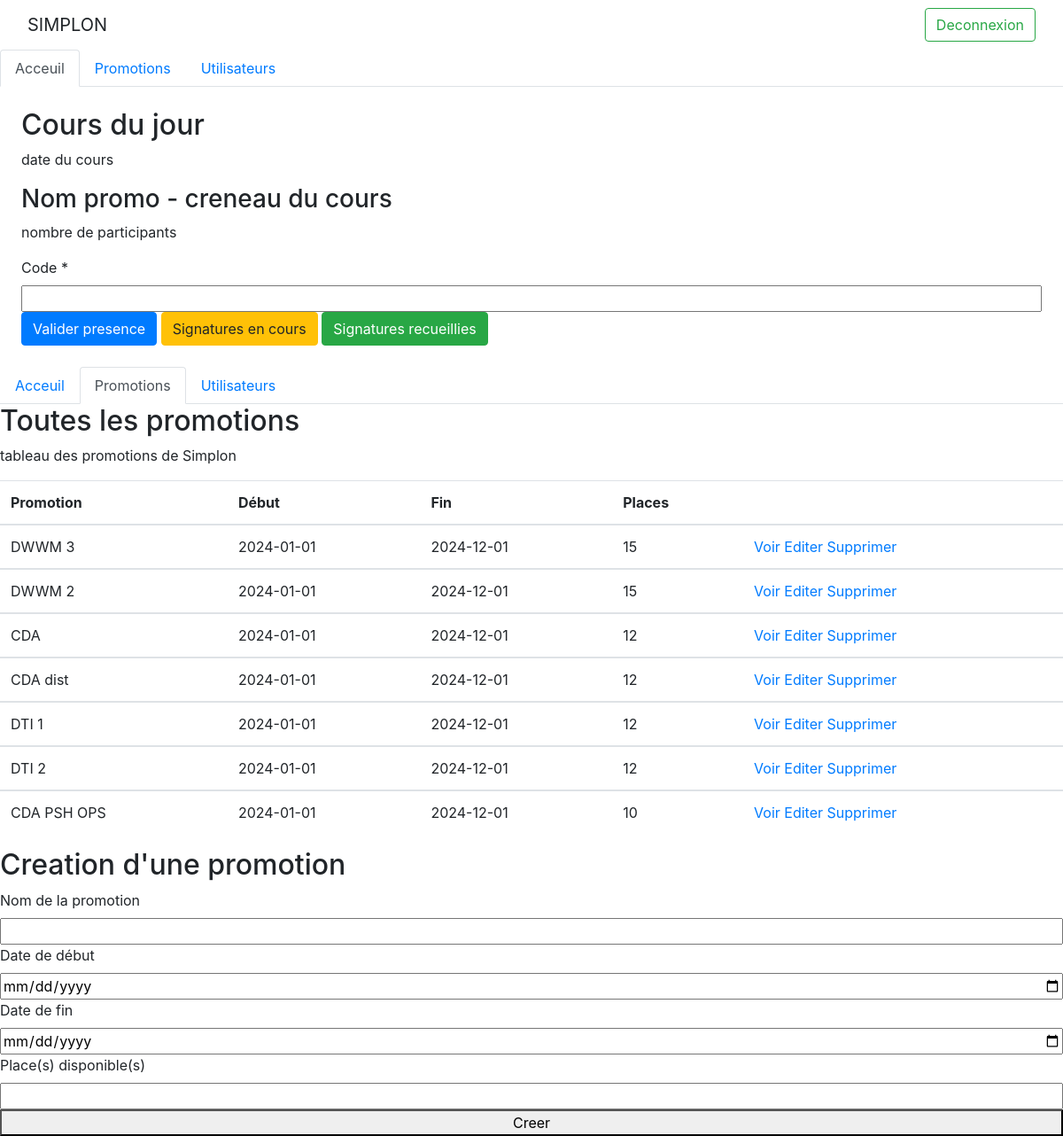
The page / on the database its author committed.
### tables this page shows
CREATE TABLE IF NOT EXISTS `aga_promo` (
  `id_promo` int NOT NULL AUTO_INCREMENT,
  `nom_promo` varchar(255) NOT NULL,
  `dateDebut_promo` date NOT NULL,
  `dateFin_promo` date NOT NULL,
  `nombre_promo` int NOT NULL,
  PRIMARY KEY (`id_promo`)
);

### src/autoload.php (called while the page is built, shortened)
<?php
function ChargerClasses($classe)
{
  try {
    if(str_contains($classe, "src")){
      $classe = str_replace('src', '', $classe);
      $classe = str_replace('\\', '/', $classe);
    }
    else {
      throw new Error("La classe $classe est introuvable.");
    }
  } catch (Error $e) {
    echo "Une erreur est survenue : " . $e->getMessage();
  }
}

### src/Controllers/HomeController.php (called while the page is built, shortened)
<?php
class HomeController
{
  public function dash(): void {
    $erreur = isset($_GET['erreur']) ? $_GET['erreur'] : '';
    $this->render('dashboard', ['erreur' => $erreur]);
  }
}

### src/Models/Database.php (called while the page is built, shortened)
<?php
final class Database
{
  private $DB;
  public function __construct()
  {
    $this->config = __DIR__ . '/../../config.php';
    try {
      $dsn = "mysql:host=" . DB_HOST . ";dbname=" . DB_NAME;
      $this->DB = new PDO($dsn, DB_USER, DB_PWD, array(PDO::ATTR_ERRMODE => PDO::ERRMODE_EXCEPTION));
    } catch (PDOException $error) {
      echo "Erreur de connexion à la Base de Données : " . $error->getMessage();
    }
  }
  public function getDB()
  {
    return $this->DB;
  }
}

### src/Repositories/CoursRepository.php (called while the page is built, shortened)
<?php
class CoursRepository
{
  public function __construct()
  {
    $database = new Database;
  }
}

### src/Repositories/PromoRepository.php (called while the page is built, shortened)
<?php
class PromoRepository
{
  private $DB;
  public function __construct()
  {
    $database = new Database;
    $this->DB = $database->getDB();
  }
  public function getAllPromos()
  {
    $PromoArray = [];
    $sql = "SELECT * FROM aga_promo";
    $stmt = $this->DB->query($sql);
    while ($row = $stmt->fetch(PDO::FETCH_ASSOC)) {
      $PromoArray[] = new Promo($row);
    }
    return $PromoArray;
  }
}

### src/Views/dashboard.php (called while the page is built)
<?php
include __DIR__ . "/Includes/header.php";
?>
<?php
include_once __DIR__ . '/accueil.php';
include __DIR__ . "/promotions.php";
include __DIR__ . "/Includes/footer.php";
?>

### src/Services/Reponse.php (called while the page is built, shortened)
<?php
trait Reponse
{
  public function render(string $view, array $data = ['section' => '', 'action' => ''])
  {
    include_once __DIR__ . '/../Views/' . $view . ".php";
  }
}

### src/init.php (called while the page is built, shortened)
<?php
require_once __DIR__ . '/autoload.php';
require_once __DIR__ . '/router.php';

### public/index.php (called while the page is built)
<?php
require __DIR__ . "/../src/init.php";

### src/Models/Promo.php (called while the page is built, shortened)
<?php
Class Promo{
  private $id_promo;
  private $nom_promo;
  private $dateDebut_promo;
  private $dateFin_promo;
  private $nombre_promo;
  public function getIdPromo()
  {
    return $this->id_promo;
  }
  public function getNomPromo()
  {
    return $this->nom_promo;
  }
  public function getDateDebutPromo()
  {
    return $this->dateDebut_promo;
  }
  public function getDateFinPromo()
  {
    return $this->dateFin_promo;
  }
  public function getNombrePromo()
  {
    return $this->nombre_promo;
  }
}

### src/Views/promotions.php (the view, shortened to what this page needs)
<?php
$promoRepo = new PromoRepository;
?>
<section class="promoSection">
  <div class="navTablist">
    <ul class="nav nav-tabs" id="myTab" role="tablist">
      <li class="nav-item">
        <a class="nav-link " id="acceuil-tab" data-toggle="tab" href="" role="tab" aria-selected="false">Acceuil</a>
      </li>
      <li class="nav-item">
        <a class="nav-link active" id="promo-tab" data-toggle="tab" href="" role="tab" aria-selected="true">Promotions</a>
      </li>
      <li class="nav-item">
        <a class="nav-link" id="utilisateurs-tab" data-toggle="tab" href="" role="tab" aria-selected="false">Utilisateurs</a>
      </li>
    </ul>
  </div>
  <div class="tab-content" id="myTabContent">
    <div class="tab-pane fade show active" id="promotions" role="tabpanel" aria-labelledby="promo-tab">
      <div>
        <div>
          <h2>Toutes les promotions</h2>
          <p>tableau des promotions de Simplon</p>
        </div>
        <table class="table">
          <thead>
            <tr>
              <th scope="col">Promotion</th>
              <th scope="col">Début</th>
              <th scope="col">Fin</th>
              <th scope="col">Places</th>
              <th scope="col"> </th>
            </tr>
          </thead>
          <?php
          $promos = $promoRepo->getAllPromos();
          foreach ($promos as $promo) {
          ?>
            <tbody>
              <tr>
                <td><?= $promo->getNomPromo() ?></td>
                <td><?= $promo->getDateDebutPromo() ?></td>
                <td><?= $promo->getDateFinPromo() ?></td>
                <td><?= $promo->getNombrePromo() ?></td>
                <td>
                  <a href=""> Voir </a>
                  <a href=""> Editer </a>
                  <a href=""> Supprimer </a>
                </td>
              </tr>
            </tbody>
          <?php };
          ?>
        </table>
      </div>
      <div class="d-flex flex-column CreaPromo">
          <h2>Creation d'une promotion</h2>
          <label for="">Nom de la promotion</label>
          <input type="text" <?= $promo->getNomPromo() ?>>
          <label for="">Date de début</label>
          <input type="date" <?= $promo->getDateDebutPromo() ?>>
          <label for="">Date de fin</label>
          <input type="date" <?= $promo->getDateFinPromo() ?>>
          <label for="">Place(s) disponible(s)</label>
          <input type="nomber" <?= $promo->getNombrePromo() ?>>
          <button>Creer</button>
      </div>
    </div>
  </div>
</section>

### src/router.php (shortened to what this page needs)
<?php
$route = $_SERVER['REDIRECT_URL'];
$routeComposee = ltrim($route, HOME_URL);
$routeComposee = rtrim($routeComposee, '/');
$routeComposee = explode('/', $routeComposee);
$HomeController = new HomeController;
switch ($route) {
  case $routeComposee[0] == 'dashboard':
    if ($HomeController->dash()) {
      switch ($route) {
        case $routeComposee[1] == 'accueil':
          $HomeController->accueil();
          break;
        case $routeComposee[2] == 'promotions':
          $HomeController->promotions();
          break;
        case $routeComposee[3] == 'utilisateurs':
          $HomeController->utilisateurs();
          break;
        default:
          header('location: ' . HOME_URL . 'connexion');
          die;
          break;
      }
    }
    break;
}

### src/Views/Includes/header.php (shortened to what this page needs)
<!DOCTYPE html>
<html lang="en">
<head>
  <link rel="stylesheet" href="./asset/style.css">
  <link href="//maxcdn.bootstrapcdn.com/bootstrap/4.1.1/css/bootstrap.min.css" rel="stylesheet" id="bootstrap-css">
</head>
<body>
  <nav class="navbar bg-body-tertiary">
    <div class="container-fluid">
      <a class="navbar-brand">SIMPLON</a>
      <a class=" d-flex btn btn-outline-success deconnexion" href="<?=HOME_URL?>connexion" >Deconnexion</a>
    </div>
  </nav>

### src/Views/accueil.php (shortened to what this page needs)
<section id="accueilSection">
  <div class="">
    <ul class="nav nav-tabs" id="myTab" role="tablist">
      <li class="nav-item">
        <a class="nav-link active" id="acceuil-tab" data-toggle="tab" href="" role="tab" aria-selected="true">Acceuil</a>
      </li>
      <li class="nav-item">
        <a class="nav-link" id="promo-tab" data-toggle="tab" href="" role="tab" aria-selected="false">Promotions</a>
      </li>
      <li class="nav-item">
        <a class="nav-link" id="utilisateurs-tab" data-toggle="tab" href="" role="tab" aria-selected="false">Utilisateurs</a>
      </li>
    </ul>
  </div>
  <div class="tab-pane fade show active m-4" id="acceuil" role="tabpanel" aria-labelledby="acceuil-tab">
    <div class="tab-pane fade show mx-auto" id="accueil" role="tabpanel" aria-labelledby="accueil-tab">
      <h2>Cours du jour</h2>
        <div class="d-flex flex-column">
          <p>date du cours</p>
          <h3> Nom promo - creneau du cours</h3>
          <p>nombre de participants</p>
          <label for="codeCours">Code *</label>
          <input type="text" name="codeCours" id="codecours">
        </div>
        <div>
          <button class="btn btn-primary" onclick="validerPresence()">Valider presence</button>
          <button class="btn btn-warning" onclick="signatureEnCours()">Signatures en cours</button>
          <button class="btn btn-success" onclick="signatureRecueillies()">Signatures recueillies</button>
        </div>
    </div>
</section>

### src/Views/Includes/footer.php
</body>
</html>

### rows shown on the page
aga_promo: nom_promo "DWWM 3", dateDebut_promo "2024-01-01", dateFin_promo "2024-12-01", nombre_promo "15"
aga_promo: nom_promo "DWWM 2", dateDebut_promo "2024-01-01", dateFin_promo "2024-12-01", nombre_promo "15"
aga_promo: nom_promo "CDA", dateDebut_promo "2024-01-01", dateFin_promo "2024-12-01", nombre_promo "12"
aga_promo: nom_promo "CDA dist", dateDebut_promo "2024-01-01", dateFin_promo "2024-12-01", nombre_promo "12"
aga_promo: nom_promo "DTI 1", dateDebut_promo "2024-01-01", dateFin_promo "2024-12-01", nombre_promo "12"
aga_promo: nom_promo "DTI 2", dateDebut_promo "2024-01-01", dateFin_promo "2024-12-01", nombre_promo "12"
aga_promo: nom_promo "CDA PSH OPS", dateDebut_promo "2024-01-01", dateFin_promo "2024-12-01", nombre_promo "10"
